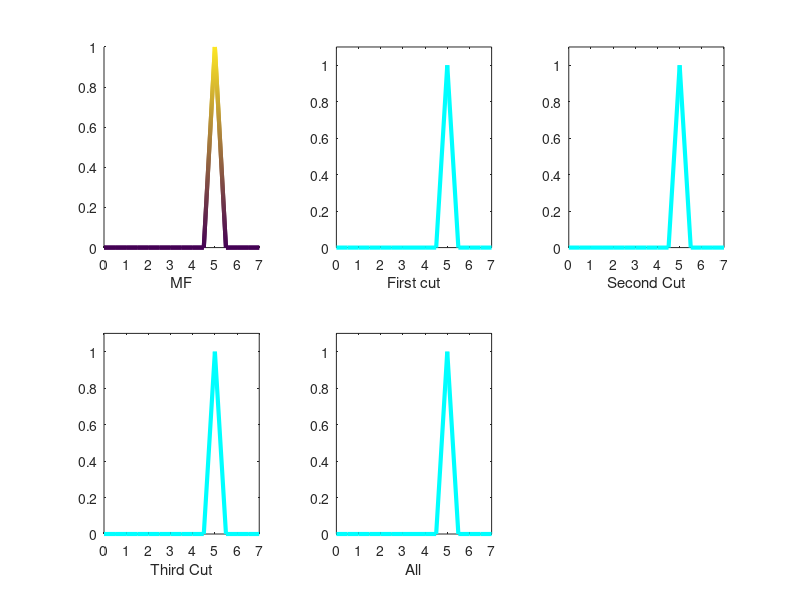

Reproduce this figure in MATLAB.
%  Shahab Sotudian--94125091
%  Alfa cut
disp('*** Alfa cut in triangular membership function ***')
disp('Enter the parameter of triangular membership function ***')
disp('--->>   0<a<b<c')

a=input('Enter the amount of  a ');
b=input('Enter the amount of  b ');
c=input('Enter the amount of  c ');
x=0:0.5:(c+2);

% triangular membership function
y = zeros(size(x));
% Left and right shoulders (y = 0)
index = find(x <= a | c <= x);
y(index) = zeros(size(index));

% Left slope of membership
if (a ~= b)
    index = find(a < x & x < b);
    y(index) = (x(index)-a)/(b-a);
end
% right slope of membership
if (b ~= c)
    index = find(b < x & x < c);
    y(index) = (c-x(index))/(c-b);
end

% Center (y = 1)
index = find(x == b);
y(index) = ones(size(index));

% CUTS
% First Cut alfa
n=input('Enter the amount of  alfa in the first cut(0 =< alfa =< 1): ');
l = ones(size(y));
l(:)=n;
disp('>>> First cut set :')
z = find(y>=n);
x(z)

% second Cut alfa
g=input('Enter the amount of  alfa in the second cut(0 =< alfa =< 1): ');
k = ones(size(y));
k(:)=g;
disp('>>> Second cut set :')
t = find(y>=g);
x(t)


% third Cut alfa
h=input('Enter the amount of  alfa in the third cut(0 =< alfa =< 1): ');
j = ones(size(y));
j(:)=h;
disp('>>> Third cut set :')
v = find(y>=h);
x(v)



 %   plotting
 figure
subplot(2,3,1)
x_length = length(x);
z = zeros(1,x_length);
col = y;  % This is the color, vary with y in this case.
surface([x;x],[y;y],[z;z],[col;col],...
        'facecol','no',...
        'edgecol','interp',...
        'linew',3);
       xlabel('MF')
 
 subplot(2,3,2)
     plot(x,y,'c','linewidth',3)
  axis([0 (c+2) 0  1.1]);
  hold on
  plot(x,l,'r--','linewidth',1)
xlabel('First cut')

subplot(2,3,3)
  plot(x,k,'k--','linewidth',1)
  hold on
   plot(x,y,'c','linewidth',3)
   axis([0 (c+2) 0  1.1]);
xlabel('Second Cut')
 
subplot(2,3,4)
  plot(x,j,'g--','linewidth',1)
  hold on
   plot(x,y,'c','linewidth',3)
   axis([0 (c+2) 0  1.1]);
xlabel('Third Cut')

 subplot(2,3,5)
  plot(x,j,'g--','linewidth',1)
  hold on
   plot(x,y,'c','linewidth',3)
   axis([0 (c+2) 0  1.1]);
   hold on
   plot(x,k,'k--','linewidth',1)
   hold on
   plot(x,l,'r--','linewidth',1)
   xlabel('All')
 
